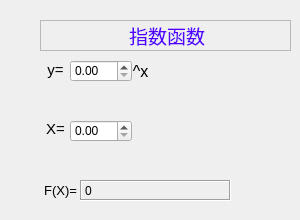
   <widget class="QWidget" name="page_5">
    <widget class="QLabel" name="label_14">
     <property name="geometry">
      <rect>
       <x>40</x>
       <y>60</y>
       <width>31</width>
       <height>21</height>
      </rect>
     </property>
     <property name="text">
      <string>&lt;html&gt;&lt;head/&gt;&lt;body&gt;&lt;p align=&quot;center&quot;&gt;&lt;span style=&quot; font-size:11pt;&quot;&gt;y=&lt;/span&gt;&lt;/p&gt;&lt;/body&gt;&lt;/html&gt;</string>
     </property>
    </widget>
    <widget class="QDoubleSpinBox" name="doubleSpinBox_13">
     <property name="geometry">
      <rect>
       <x>70</x>
       <y>60</y>
       <width>62</width>
       <height>22</height>
      </rect>
     </property>
    </widget>
    <widget class="QLabel" name="label_20">
     <property name="geometry">
      <rect>
       <x>130</x>
       <y>61</y>
       <width>21</width>
       <height>21</height>
      </rect>
     </property>
     <property name="text">
      <string>&lt;html&gt;&lt;head/&gt;&lt;body&gt;&lt;p align=&quot;center&quot;&gt;&lt;span style=&quot; font-size:12pt;&quot;&gt;^x&lt;/span&gt;&lt;/p&gt;&lt;/body&gt;&lt;/html&gt;</string>
     </property>
    </widget>
    <widget class="QLabel" name="label_21">
     <property name="geometry">
      <rect>
       <x>40</x>
       <y>120</y>
       <width>31</width>
       <height>16</height>
      </rect>
     </property>
     <property name="text">
      <string>&lt;html&gt;&lt;head/&gt;&lt;body&gt;&lt;p align=&quot;center&quot;&gt;&lt;span style=&quot; font-size:11pt;&quot;&gt;X=&lt;/span&gt;&lt;/p&gt;&lt;/body&gt;&lt;/html&gt;</string>
     </property>
    </widget>
    <widget class="QDoubleSpinBox" name="doubleSpinBox_14">
     <property name="geometry">
      <rect>
       <x>70</x>
       <y>120</y>
       <width>62</width>
       <height>22</height>
      </rect>
     </property>
    </widget>
    <widget class="QLabel" name="label_22">
     <property name="geometry">
      <rect>
       <x>30</x>
       <y>180</y>
       <width>61</width>
       <height>21</height>
      </rect>
     </property>
     <property name="text">
      <string>&lt;html&gt;&lt;head/&gt;&lt;body&gt;&lt;p align=&quot;center&quot;&gt;&lt;span style=&quot; font-size:10pt;&quot;&gt;F(X)=&lt;/span&gt;&lt;/p&gt;&lt;/body&gt;&lt;/html&gt;</string>
     </property>
    </widget>
    <widget class="QLabel" name="label_23">
     <property name="geometry">
      <rect>
       <x>80</x>
       <y>180</y>
       <width>151</width>
       <height>21</height>
      </rect>
     </property>
     <property name="frameShape">
      <enum>QFrame::Box</enum>
     </property>
     <property name="frameShadow">
      <enum>QFrame::Sunken</enum>
     </property>
     <property name="text">
      <string>0</string>
     </property>
    </widget>
    <widget class="QWidget" name="verticalLayoutWidget">
     <property name="geometry">
      <rect>
       <x>40</x>
       <y>20</y>
       <width>251</width>
       <height>31</height>
      </rect>
     </property>
     <layout class="QVBoxLayout" name="verticalLayout">
      <item>
       <widget class="QLabel" name="label_36">
        <property name="frameShape">
         <enum>QFrame::StyledPanel</enum>
        </property>
        <property name="frameShadow">
         <enum>QFrame::Raised</enum>
        </property>
        <property name="text">
         <string>&lt;html&gt;&lt;head/&gt;&lt;body&gt;&lt;p align=&quot;center&quot;&gt;&lt;span style=&quot; font-size:14pt; color:#5500ff;&quot;&gt;指数函数&lt;/span&gt;&lt;/p&gt;&lt;/body&gt;&lt;/html&gt;</string>
        </property>
       </widget>
      </item>
     </layout>
    </widget>
    <widget class="QWidget" name="verticalLayoutWidget_2">
     <property name="geometry">
      <rect>
       <x>40</x>
       <y>110</y>
       <width>31</width>
       <height>41</height>
      </rect>
     </property>
     <layout class="QVBoxLayout" name="verticalLayout_2"/>
    </widget>
    <widget class="QWidget" name="verticalLayoutWidget_3">
     <property name="geometry">
      <rect>
       <x>39</x>
       <y>170</y>
       <width>41</width>
       <height>41</height>
      </rect>
     </property>
     <layout class="QVBoxLayout" name="verticalLayout_3"/>
    </widget>
   </widget>
